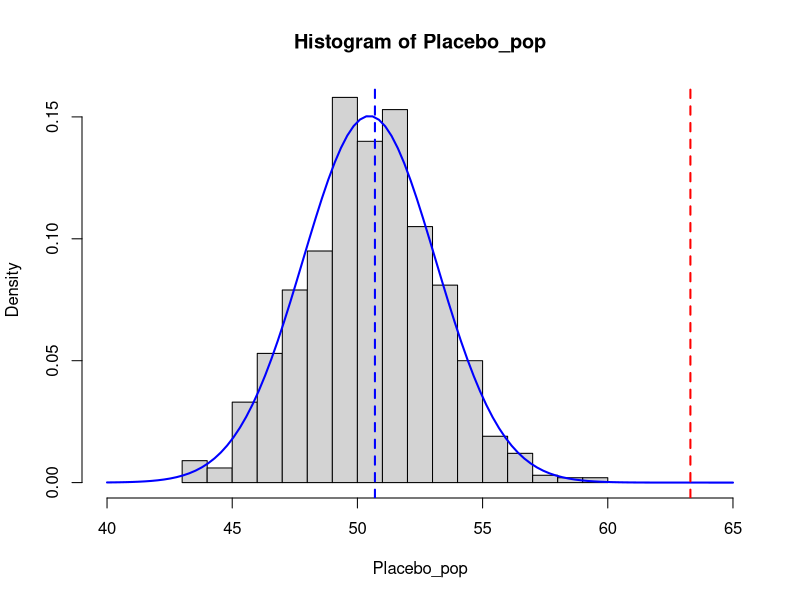

Here is the R script that generated this plot:
## ---- chunk 1
knitr::opts_chunk$set(echo = TRUE, collapse = TRUE)
## ---- chunk 2
# population data
# simulate 1000 samples from a normal with the same parameters 
Placebo_pop = rnorm(1000, mean = 50.482, sd = 2.693)
head(Placebo_pop)

# write to file
# Placebo_pop = data.frame(value = Placebo_pop)
# write.table(Placebo_pop, file = "placebo_pop.csv", row.names = FALSE, col.names = FALSE)

# load from file
# Placebo_pop = read.table("placebo_pop2.csv", header=FALSE)
# Placebo_pop = Placebo_pop[,1]
# head(Placebo_pop)

# sample data
Placebo = c(54,51,58,44,55,52,42,47,58,46)
Drug = c(54,73,53,70,73,68,52,65,65,60)
## ---- chunk 3
## check the parameters from the true population and the sample means
## check the parameters from the true population
paste("Pop. mean = ",round(mean(Placebo_pop),3),
      " ; Pop. SD = ",round(sd(Placebo_pop),4))

## check the parameters from the estimated population
paste("Sample mean = ",round(mean(Placebo),3),
      " ; Sample SD = ",round(sd(Placebo),4))
paste("Drug sample = ",round(mean(Drug),3),
      "; Drug sample = ",round(sd(Drug),4))
## ---- chunk 4
## visualize the distribution and sample means
hist(Placebo_pop, breaks=20, freq=FALSE, xlim = c(40,65))
xfit = seq(40,65,length=100)
yfit = dnorm(xfit,mean=mean(Placebo_pop),sd=sd(Placebo_pop))
lines(xfit,yfit,col="blue",lwd = 2)
abline(v = mean(Placebo), col="blue", lwd=2, lty=2)
abline(v = mean(Drug), col="red", lwd=2, lty=2)  # off scale
## ---- chunk 5
## t_critical: t-score for 97.5% area
## also need degrees of freedom for this distribution (length - 1)
# range is from 2.5% to 97.5%
# df = same for Placebo and Drug (9)
t_0.975 = qt(p = 0.975, df = length(Placebo)-1)  # t-score for 97.5th percentile
t_0.975

# note this is bigger than the corresponding z-score would be
# n_0.975 = qnorm(p = 0.975)
# n_0.975

# placebo SEM
Pmean = mean(Placebo)
Pse = sd(Placebo)/sqrt(length(Placebo))
Pmean
Pse

# drug SEM
Dmean = mean(Drug)
Dse = sd(Drug)/sqrt(length(Drug))
Dmean
Dse

# placebo 95% CI
c( Pmean - Pse*t_0.975 , Pmean + Pse*t_0.975 )

# drug 95% CI
c( Dmean - Dse*t_0.975 , Dmean + Dse*t_0.975 )

## ---- chunk 6
# Placebo sample
Pt.test = t.test(Placebo, mu=mean(Placebo_pop))
Pt.test

# Drug sample
Dt.test = t.test(Drug, mu=mean(Placebo_pop))
Dt.test
## ---- chunk 7
# confidence intervals and p-values from t-tests
#str(Pt.test)
t.test(Placebo, mu=mean(Placebo_pop))$conf.int[1:2] # lower and upper CI limits
#t.test(Placebo, mu=mean(Placebo_pop))$conf.int      # also indicates 0.95 is the range

t.test(Drug, mu=mean(Placebo_pop))$conf.int[1:2]

t.test(Placebo, mu=mean(Placebo_pop))$p.value
t.test(Drug, mu=mean(Placebo_pop))$p.value
## ---- chunk 8
# mean difference


# SE of the difference


# critical t-value


# 95% CI

## ---- chunk 9
# your answer here
## ---- chunk 10
# compute the test statistic for the mean difference


# compute a two-sided p-value by hand


## perform two versions of a 2-sample test using R
# equal variances

# Welch (unequal variances)

## ---- chunk 11
# your answer here
## ---- chunk 12
# your answer here
## ---- chunk 13
# pair difference


# t-statistic


# p-value

## ---- chunk 14
# one-sample test: sample diff vs. Exp(mu) = 0


# paired t-test: t.test(treatment, control, ...)
